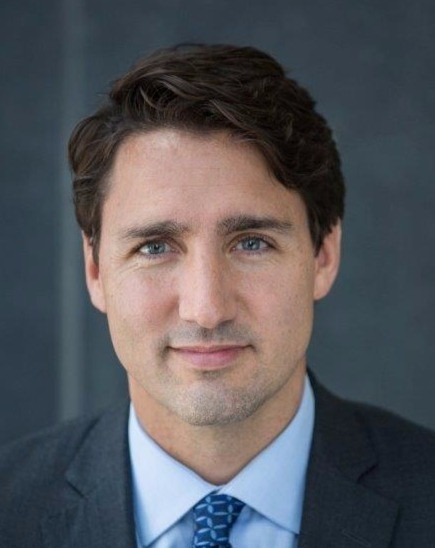
#> input picture UI/images/Justin.jpg, 435 x 548 px; its folder holds only this picture in this run
$ python -i util.py   (imports and definitions only)
#> lines starting #> are read from the running program, lines starting #| are printed output that depends on the picture
import cv2
import json
import joblib
import base64
import numpy as np
from wavelet import transform_image

__class_name_to_number = {}
__class_number_to_name = {}
__model = None

def classify_image(image_base64_data, file_path=None):
    """Classifies the image and returns the class name.

    Args:
        image_base64_data (str): base64 encoded image data
        file_path (str, optional): path to the image. Defaults to None.

    Returns:
        str: class name
    """
    image_list = get_cropped_image_if_two_eyes(file_path, image_base64_data)
    result = []

    for image in image_list:
        # scalling the image into 32x32 before giving it to the model
        scalled_img = cv2.resize(image, (32, 32))
        # getting the transformed image from the function we wrote
        har_img = transform_image(image, 'db1', 5)
        # scalling the transformed image into 32x32
        scalled_har_img = cv2.resize(har_img, (32, 32))
        # now stacking on top using np.vstack
        combined_img = np.vstack((scalled_img.reshape(32*32*3,1), scalled_har_img.reshape(32*32,1)))
        len_img = 32*32*3 + 32*32
        # reshaping the combined image
        final_img = combined_img.reshape(1, len_img).astype(float)

        result.append({
        'class': class_number_to_name(__model.predict(final_img)[0]),
        'class_probability': np.around(__model.predict_proba(final_img)*100,2).tolist()[0],
        'class_dictionary': __class_name_to_number
        })
    return result

# loading the model and the class dictionary
def load_artifacts():
    """
    Loads the model and the class dictionary from the artifacts folder.
    """
    global __class_name_to_number
    global __class_number_to_name
    global __model

    with open("./artifacts/class_dictionary.json", "r") as f:
        __class_name_to_number = json.load(f)
        __class_number_to_name = {v:k for k,v in __class_name_to_number.items()}

    if __model is None:
        with open('./artifacts/saved_model.pkl', 'rb') as f:
            __model = joblib.load(f)

def class_number_to_name(class_num):
    """Converts the class number to the class name.

    Args:
        class_num (int): class number

    Returns:
        str: class name
    """
    return __class_number_to_name[class_num]


# Function to get the cropped image if there are two eyes
# Coppied from the model as used in jupyter notebook
def get_cropped_image_if_two_eyes(img_path, img_64_base_data):
    """Gets the cropped image if two eyes and face are detected in the image.

    Args:
        img_path (str): path to the image
        img_64_base_data (str): base64 encoded image data

    Returns:
        img_list (array): list of cropped images
    """
    face_cascade = cv2.CascadeClassifier('./opencv/haarcascades/haarcascade_frontalface_default.xml')
    eye_cascade = cv2.CascadeClassifier('./opencv/haarcascades/haarcascade_eye.xml')

    if img_path != None:
        img = cv2.imread(img_path)
    else:
        img = get_cv2_image_from_base64_string(img_64_base_data)

    gray_img = cv2.cvtColor(img, cv2.COLOR_BGR2GRAY)
    faces = face_cascade.detectMultiScale(gray_img, 1.3, 5)

    img_list = []

    for (x,y,w,h) in faces:
        roi_gray = gray_img[y:y+h, x:x+w]
        roi_color = img[y:y+h, x:x+w]
        eyes = eye_cascade.detectMultiScale(roi_gray)
        if len(eyes) >= 2:
            img_list.append(roi_color)

    return img_list


def get_cv2_image_from_base64_string(b64str):
    '''
    credit: https://stackoverflow.com/questions/33754935/read-a-base-64-encoded-image-from-memory-using-opencv-python-library
    '''
    encoded_data = b64str.split(',')[1]
    nparr = np.frombuffer(base64.b64decode(encoded_data), np.uint8)
    img = cv2.imdecode(nparr, cv2.IMREAD_COLOR)
    return img

# [2 lines not run here, left out]

>>> import cv2
>>> picture = cv2.imread('../UI/images/Justin.jpg', cv2.IMREAD_GRAYSCALE)
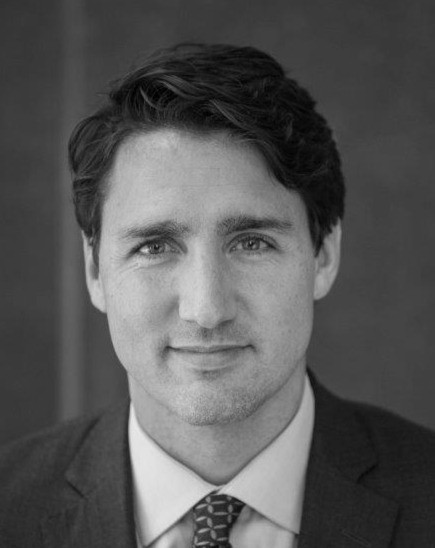
#> picture: shape (548, 435); min 0, max 233, mean 86.8
#> (the run stopped early here; a loop or call above may not have finished)

$ run again, on UI/images/biden.jpg
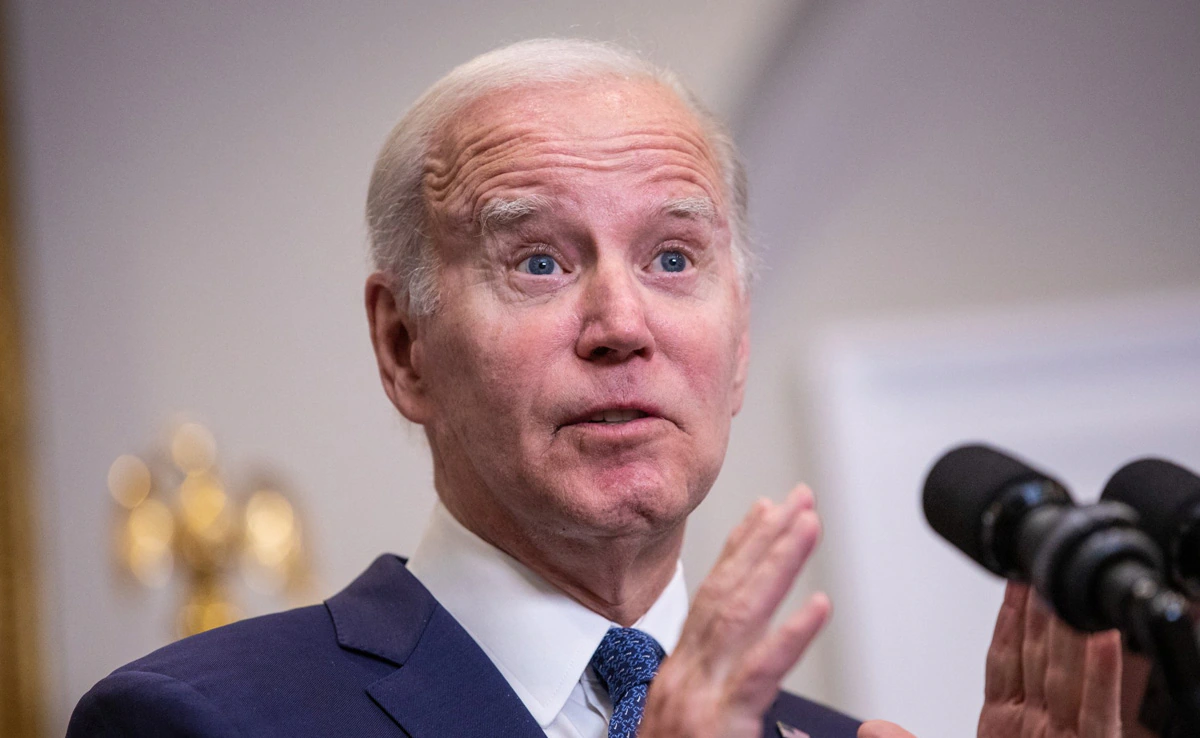
#> input picture UI/images/biden.jpg, 1200 x 738 px
#> `picture = cv2.imread('../UI/images/Justin.jpg', cv2.IMREAD_GRAYSCALE)`:
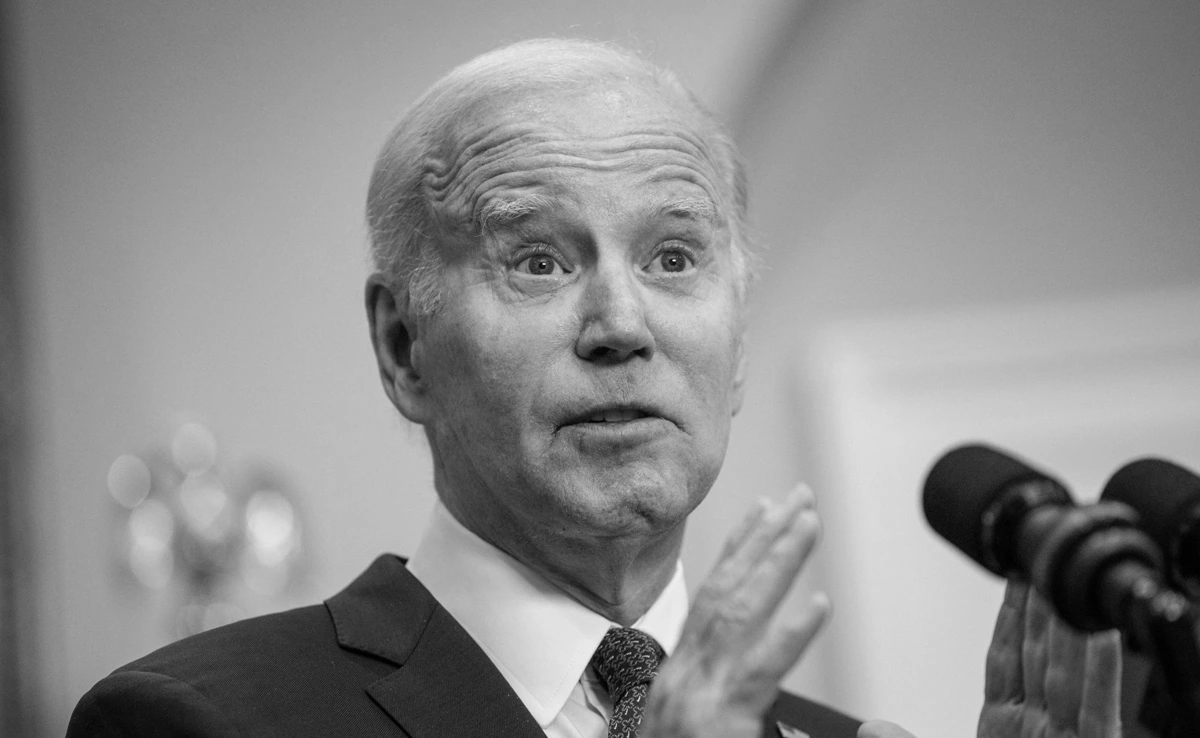
#> picture: shape (738, 1200); min 0, max 251, mean 140

$ run again, on UI/images/jinping.jpg
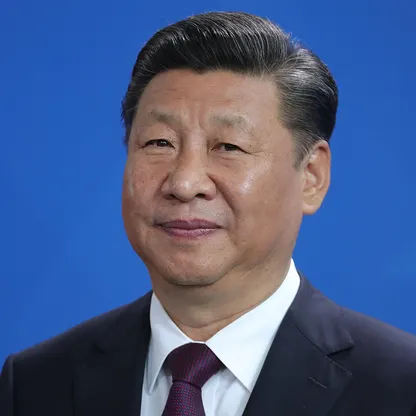
#> input picture UI/images/jinping.jpg, 416 x 416 px
#> `picture = cv2.imread('../UI/images/Justin.jpg', cv2.IMREAD_GRAYSCALE)`:
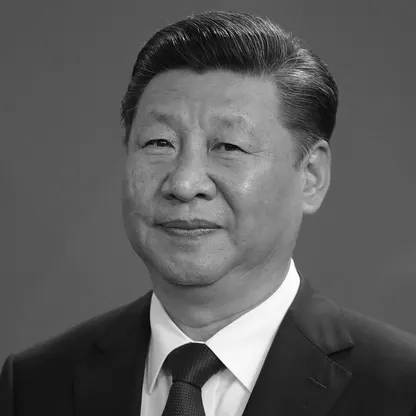
#> picture: shape (416, 416); min 0, max 255, mean 91.1

$ run again, on UI/images/modi.jpg
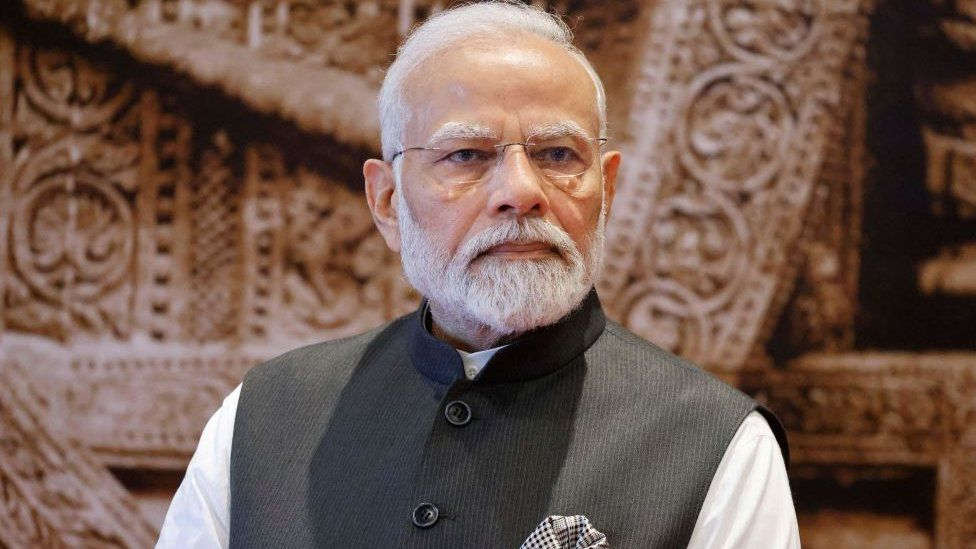
#> input picture UI/images/modi.jpg, 976 x 549 px
#> `picture = cv2.imread('../UI/images/Justin.jpg', cv2.IMREAD_GRAYSCALE)`:
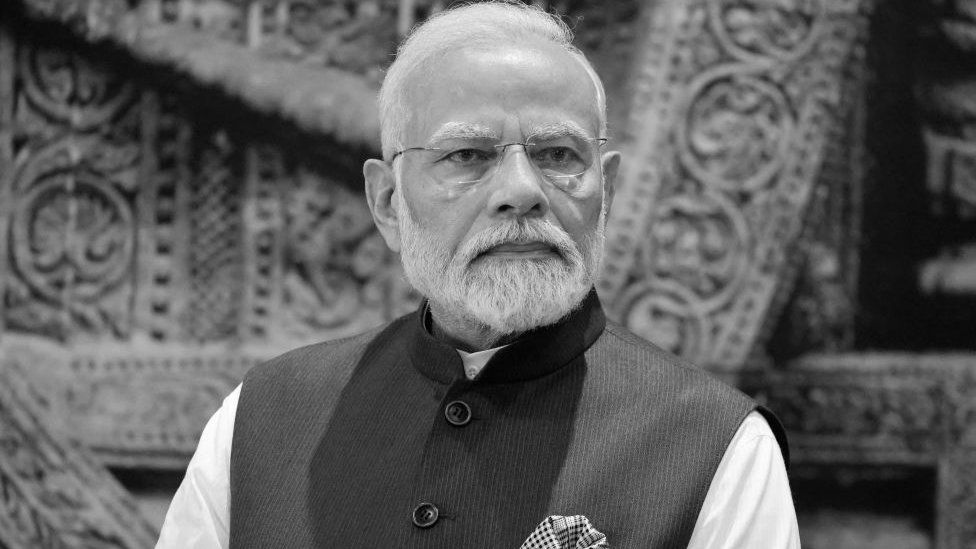
#> picture: shape (549, 976); min 0, max 255, mean 97.3
